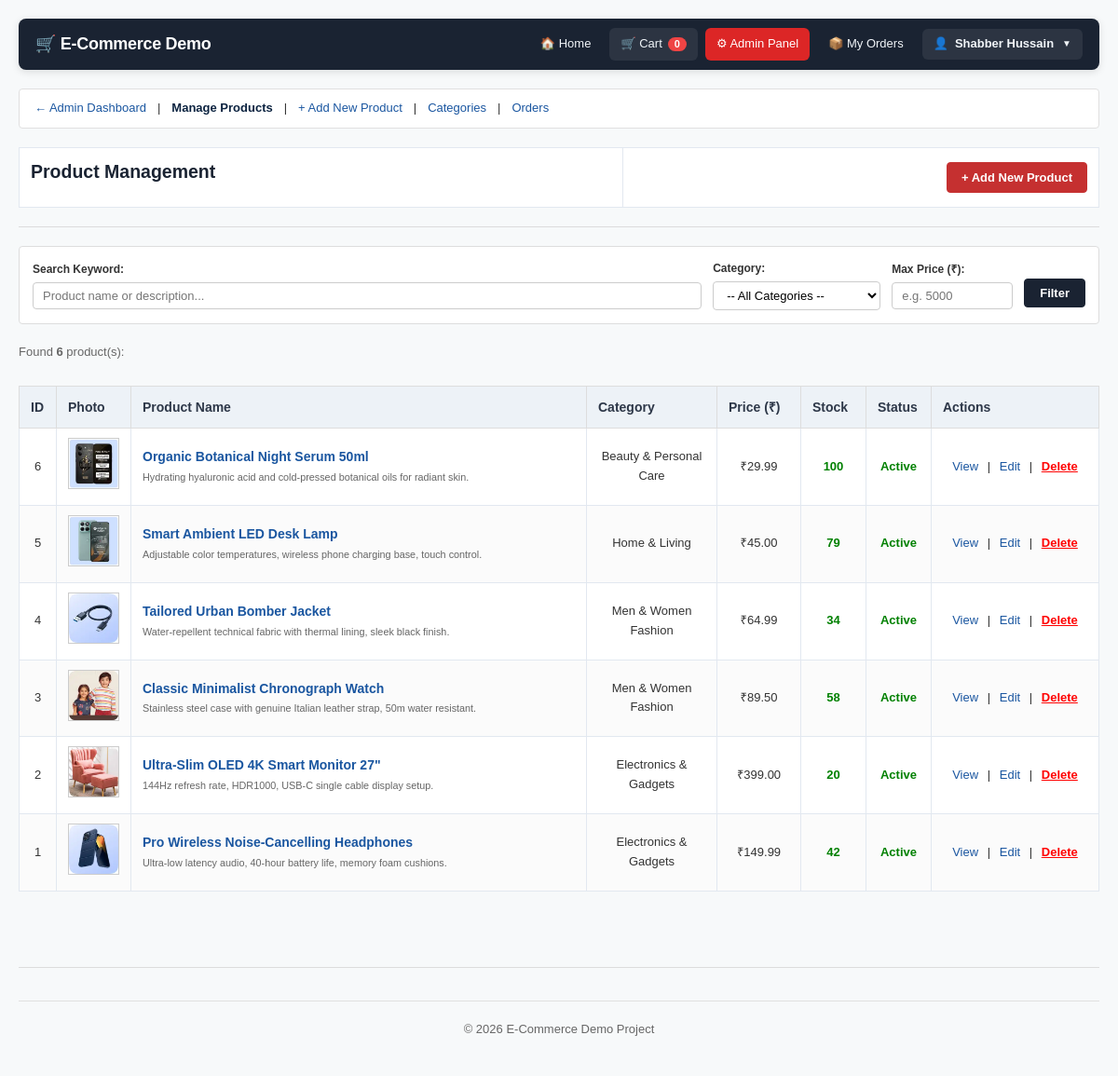
Page /admin/products (signed in) on the committed database.
### tables this page shows
CREATE TABLE products (
    product_id INTEGER PRIMARY KEY AUTOINCREMENT,
    category_id INTEGER NOT NULL,
    product_name TEXT NOT NULL UNIQUE,
    description TEXT NULL,
    price REAL NOT NULL,
    image_url TEXT NULL,
    is_active BOOLEAN DEFAULT 1,
    created_at TIMESTAMP DEFAULT CURRENT_TIMESTAMP,
    updated_at TIMESTAMP DEFAULT CURRENT_TIMESTAMP,
    FOREIGN KEY (category_id) REFERENCES categories(category_id) ON DELETE RESTRICT
);

CREATE TABLE categories (
    category_id INTEGER PRIMARY KEY AUTOINCREMENT, 
    category_name TEXT NOT NULL UNIQUE,
    category_image TEXT NULL,
    created_at TIMESTAMP DEFAULT CURRENT_TIMESTAMP
);

### app.py (the view)
@app.route('/admin/products')
@role_required(['admin'])
def admin_products():
    search_query = request.args.get('search', '').strip()
    category_id = request.args.get('category', type=int)
    max_price = request.args.get('max_price', type=float)
    conn = db_connection()
    products = []
    categories = []
    if conn:
        try:
            cursor = conn.cursor(dictionary=True)
            cursor.execute("SELECT * FROM categories ORDER BY category_name")
            categories = cursor.fetchall()
            sql = """
                SELECT p.*, c.category_name, COALESCE(i.quantity, 0) AS stock_quantity
                FROM products p
                JOIN categories c ON p.category_id = c.category_id
                LEFT JOIN inventory i ON p.product_id = i.product_id
                WHERE 1=1
            """
            params = []
            if search_query:
                sql += " AND (p.product_name LIKE %s OR p.description LIKE %s)"
                params.extend([f"%{search_query}%", f"%{search_query}%"])
            if category_id:
                sql += " AND p.category_id = %s"
                params.append(category_id)
            if max_price is not None and max_price > 0:
                sql += " AND p.price <= %s"
                params.append(max_price)
            sql += " ORDER BY p.product_id DESC"
            cursor.execute(sql, tuple(params))
            products = cursor.fetchall()
            cursor.close()
            conn.close()
        except Exception as err:
            print(f"Admin products error: {err}")
            if conn:
                conn.close()
    return render_template(
        'admin/products.html',
        products=products,
        categories=categories,
        search_query=search_query,
        selected_category=category_id,
        max_price=max_price
    )

### app.py (called while the page is built)
@app.after_request
def add_no_cache_headers(response):
    response.headers['Cache-Control'] = 'no-store, no-cache, must-revalidate, post-check=0, pre-check=0, max-age=0'
    response.headers['Pragma'] = 'no-cache'
    response.headers['Expires'] = '-1'
    return response

def role_required(allowed_roles):
    def decorator(view):
        @wraps(view)
        def wrapped_view(*args, **kwargs):
            if 'user_id' not in session:
                flash('Please log in first.', 'warning')
                return redirect(url_for('login', next=request.path))
            current_role = session.get('user_role', 'user')
            if current_role not in allowed_roles:
                flash('Access denied: You do not have permission to view this section.', 'danger')
                return redirect(url_for('index'))
            return view(*args, **kwargs)
        return wrapped_view
    return decorator

### config.py (called while the page is built, shortened)
def db_connection():
    if Config.DB_ENGINE == 'sqlite':
        try:
            conn = sqlite3.connect(Config.SQLITE_DB_PATH, check_same_thread=False)
            conn.row_factory = sqlite3.Row
            return SQLiteConnectionWrapper(conn)
        except Exception as err:
            print(f"SQLite database connection error: {err}")
            return None

    def _translate(self, sql):
        if not sql:
            return sql
        sql = sql.replace('INSERT IGNORE INTO', 'INSERT OR IGNORE INTO')
        sql = re.sub(r'\bGREATEST\b', 'MAX', sql, flags=re.IGNORECASE)
        sql = sql.replace('%s', '?')
        return sql

    def execute(self, sql, params=None):
        tsql = self._translate(sql)
        if params is not None:
            return self._cursor.execute(tsql, tuple(params))
        return self._cursor.execute(tsql)

    def _parse_row(self, row):
        if row is None:
            return None
        d = dict(row) if self.dictionary else row
        if isinstance(d, dict):
            for k, v in list(d.items()):
                if isinstance(v, str) and (k.endswith('_date') or k.endswith('_at') or k == 'created_at' or k == 'updated_at' or k == 'payment_date' or k == 'order_date'):
                    try:
                        clean_ts = v.replace('T', ' ')[:19]
                        d[k] = datetime.strptime(clean_ts, '%Y-%m-%d %H:%M:%S')
                    except Exception:
                        pass
        return d

    def fetchall(self):
        rows = self._cursor.fetchall()
        return [self._parse_row(r) for r in rows]

### templates/admin/products.html (shortened to what this page needs)
{% extends "base.html" %}
{% block content %}
<div class="account-nav-bar">
    <a href="{{ url_for('admin_dashboard') }}">&larr; Admin Dashboard</a>
    <span>|</span>
    <span class="active">Manage Products</span>
    <span>|</span>
    <a href="{{ url_for('admin_product_add') }}">+ Add New Product</a>
    <span>|</span>
    <a href="{{ url_for('admin_categories') }}">Categories</a>
    <span>|</span>
    <a href="{{ url_for('admin_orders') }}">Orders</a>
</div>
<table width="100%">
    <tr>
        <td><h2>Product Management</h2></td>
        <td align="right">
            <a href="{{ url_for('admin_product_add') }}">
                <button style="padding: 8px 15px; font-weight: bold; cursor: pointer; background-color: #c53030; border-color: #c53030;">
                    + Add New Product
                </button>
            </a>
        </td>
    </tr>
</table>
<hr>
<div style="background-color: #ffffff; border: 1px solid #ddd; border-radius: 4px; padding: 14px; margin-bottom: 20px;">
    <form action="{{ url_for('admin_products') }}" method="GET" style="display: flex; gap: 12px; align-items: center; flex-wrap: wrap; margin: 0;">
        <div style="flex: 1; min-width: 180px;">
            <label style="display: block; font-size: 12px; font-weight: bold; margin-bottom: 4px;">Search Keyword:</label>
            <input
                type="text"
                name="search"
                value="{{ search_query or '' }}"
                placeholder="Product name or description..."
                style="padding: 6px 10px; font-size: 13px;"
            >
        </div>
        <div style="width: 180px;">
            <label style="display: block; font-size: 12px; font-weight: bold; margin-bottom: 4px;">Category:</label>
            <select name="category" style="padding: 6px 10px; font-size: 13px;">
                <option value="">-- All Categories --</option>
            </select>
        </div>
        <div style="width: 130px;">
            <label style="display: block; font-size: 12px; font-weight: bold; margin-bottom: 4px;">Max Price (₹):</label>
            <input
                type="number"
                step="0.01"
                name="max_price"
                value="{{ max_price or '' }}"
                placeholder="e.g. 5000"
                style="padding: 6px 10px; font-size: 13px;"
            >
        </div>
        <div style="margin-top: 18px; display: flex; gap: 6px;">
            <button type="submit" style="padding: 7px 16px; font-size: 13px;">
                Filter
            </button>
        </div>
    </form>
</div>
{% if products %}
    <p style="font-size: 13px; color: #666; margin-bottom: 10px;">Found <b>{{ products|length }}</b> product(s):</p>
    <div class="table-responsive">
        <table width="100%" border="1" cellpadding="8" style="border-collapse: collapse;">
            <thead>
                <tr bgcolor="#f0f0f0">
                    <th width="40">ID</th>
                    <th width="80">Photo</th>
                    <th>Product Name</th>
                    <th width="140">Category</th>
                    <th width="90">Price (₹)</th>
                    <th width="70">Stock</th>
                    <th width="70">Status</th>
                    <th width="180">Actions</th>
                </tr>
            </thead>
            <tbody>
                {% for prod in products %}
                    <tr>
                        <td align="center">{{ prod.product_id }}</td>
                        <td align="center">
                            <a href="{{ url_for('product_detail', product_id=prod.product_id) }}">
                                {% if prod.image_url %}
                                    <img src="{{ url_for('uploaded_file', filename=prod.image_url) }}" alt="{{ prod.product_name }}" width="55" height="55" style="object-fit: cover; border: 1px solid #ccc;">
                                {% else %}
                                    <small>No photo</small>
                                {% endif %}
                            </a>
                        </td>
                        <td>
                            <a href="{{ url_for('product_detail', product_id=prod.product_id) }}" style="font-weight: bold; font-size: 14px;" title="View single item details">
                                {{ prod.product_name }}
                            </a>
                            {% if prod.description %}
                                <br><small style="color: #666;">{{ prod.description[:85] }}{% if prod.description|length > 85 %}...{% endif %}</small>
                            {% endif %}
                        </td>
                        <td align="center">{{ prod.category_name }}</td>
                        <td align="center">₹{{ "%.2f"|format(prod.price) }}</td>
                        <td align="center">
                            {% if prod.stock_quantity > 0 %}
                                <span style="color: green; font-weight: bold;">{{ prod.stock_quantity }}</span>
                            {% else %}
                                <span style="color: red; font-weight: bold;">0</span>
                            {% endif %}
                        </td>
                        <td align="center">
                            {% if prod.is_active %}
                                <span style="color: green; font-weight: bold;">Active</span>
                            {% else %}
                                <span style="color: red;">Inactive</span>
                            {% endif %}
                        </td>
                        <td align="center">
                            <a href="{{ url_for('admin_product_view', product_id=prod.product_id) }}" style="margin-right: 6px;">View</a> |
                            <a href="{{ url_for('admin_product_edit', product_id=prod.product_id) }}" style="margin: 0 6px;">Edit</a> |
                            <form action="{{ url_for('admin_product_delete', product_id=prod.product_id) }}" method="POST" style="display: inline; margin-left: 6px;" onsubmit="return confirm('Are you sure you want to delete this product?');">
                                <button type="submit" style="color: red; background: none; border: none; text-decoration: underline; cursor: pointer; padding: 0; font-size: 13px;">
                                    Delete
                                </button>
                            </form>
                        </td>
                    </tr>
                {% endfor %}
            </tbody>
        </table>
    </div>
{% else %}
    <div style="background-color: #fff; border: 1px solid #ddd; padding: 25px; text-align: center;">
        <p>No products found matching your search and filter criteria.</p>
        <a href="{{ url_for('admin_products') }}"><button type="button">Reset Filters</button></a>
    </div>
{% endif %}
{% endblock %}

### static/css/style.css (style rules this page uses)
* { margin: 0; padding: 0; box-sizing: border-box; }
body { font-family: Arial, Helvetica, sans-serif; background-color: #f7f9fa; color: #333333; line-height: 1.6; padding: 20px; }
h1, h2, h3, h4, h5, h6 { color: #1a2332; margin-bottom: 12px; }
hr { border: none; border-top: 1px solid #dcdcdc; margin: 15px 0 20px 0; }
a { color: #1a56a0; text-decoration: none; transition: color 0.2s ease; }
button, input[type="submit"], input[type="button"] { background-color: #1a2332; color: #ffffff; border: 1px solid #1a2332; padding: 8px 14px; font-size: 13px; font-weight: 600; border-radius: 4px; cursor: pointer; transition: background-color 0.2s ease, border-color 0.2s ease; }
input[type="text"], input[type="email"], input[type="password"], input[type="number"], select, textarea { width: 100%; padding: 8px 10px; border: 1px solid #cccccc; border-radius: 4px; font-size: 14px; font-family: inherit; background-color: #ffffff; box-sizing: border-box; }
.table-responsive { width: 100%; overflow-x: auto; -webkit-overflow-scrolling: touch; margin-bottom: 20px; }
table { width: 100%; border-collapse: collapse; background-color: #ffffff; margin: 15px 0 20px 0; border: 1px solid #dddddd; border-radius: 4px; }
table th { background-color: #edf2f7; color: #2d3748; padding: 11px 12px; font-size: 14px; font-weight: 600; border: 1px solid #dddddd; text-align: left; }
table td { padding: 10px 12px; border: 1px solid #e2e8f0; font-size: 13px; vertical-align: middle; }
table tr:nth-child(even) td { background-color: #fbfbfb; }
.account-nav-bar { background-color: #ffffff; border: 1px solid #e0e0e0; border-radius: 4px; padding: 10px 16px; margin-bottom: 20px; font-size: 13px; display: flex; gap: 12px; align-items: center; flex-wrap: wrap; }
.account-nav-bar a { color: #1a56a0; text-decoration: none; font-weight: 500; }
.account-nav-bar a.active, .account-nav-bar span.active { font-weight: bold; color: #0c2340; }

### rows in the picture
products: product_id "6", image_url (picture), product_name "Organic Botanical Night Serum 50ml", description "Hydrating hyaluronic acid and cold-pressed botanical oils for radiant skin.", category_name "Beauty & Personal Care", price "29.99", stock_quantity "100", is_active "Active"
products: product_id "5", image_url (picture), product_name "Smart Ambient LED Desk Lamp", description "Adjustable color temperatures, wireless phone charging base, touch control.", category_name "Home & Living", price "45.00", stock_quantity "79", is_active "Active"
products: product_id "4", image_url (picture), product_name "Tailored Urban Bomber Jacket", description "Water-repellent technical fabric with thermal lining, sleek black finish.", category_name "Men & Women Fashion", price "64.99", stock_quantity "34", is_active "Active"
products: product_id "3", image_url (picture), product_name "Classic Minimalist Chronograph Watch", description "Stainless steel case with genuine Italian leather strap, 50m water resistant.", category_name "Men & Women Fashion", price "89.50", stock_quantity "58", is_active "Active"
products: product_id "2", image_url (picture), product_name "Ultra-Slim OLED 4K Smart Monitor 27\"", description "144Hz refresh rate, HDR1000, USB-C single cable display setup.", category_name "Electronics & Gadgets", price "399.00", stock_quantity "20", is_active "Active"
products: product_id "1", image_url (picture), product_name "Pro Wireless Noise-Cancelling Headphones", description "Ultra-low latency audio, 40-hour battery life, memory foam cushions.", category_name "Electronics & Gadgets", price "149.99", stock_quantity "42", is_active "Active"

### other values in the picture
{{ cart_count }} "0"
{{ current_user.name }} "Shabber Hussain"
{{ products|length }} "6"
